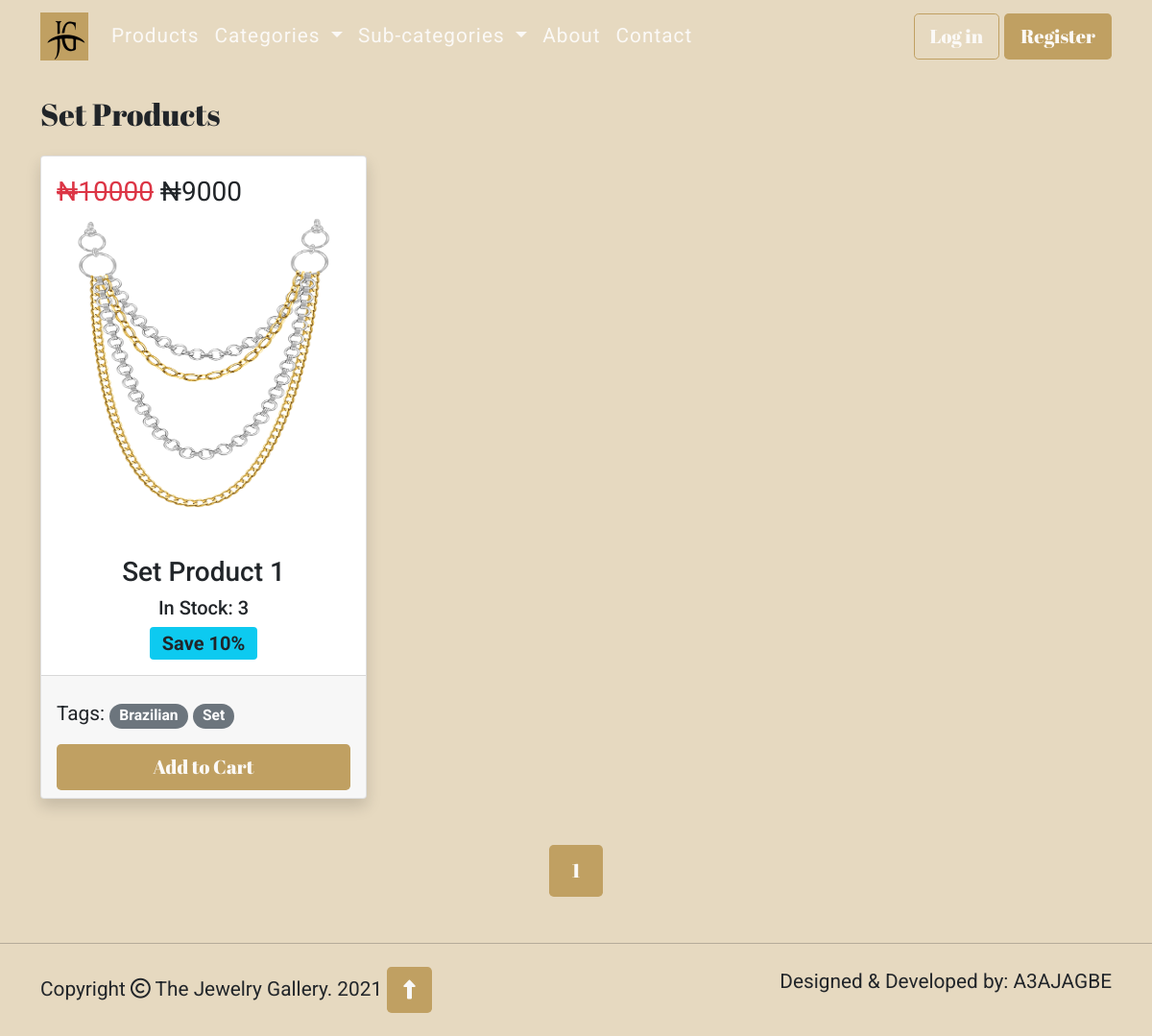
The page /sub-category/2 on the database as committed earlier.
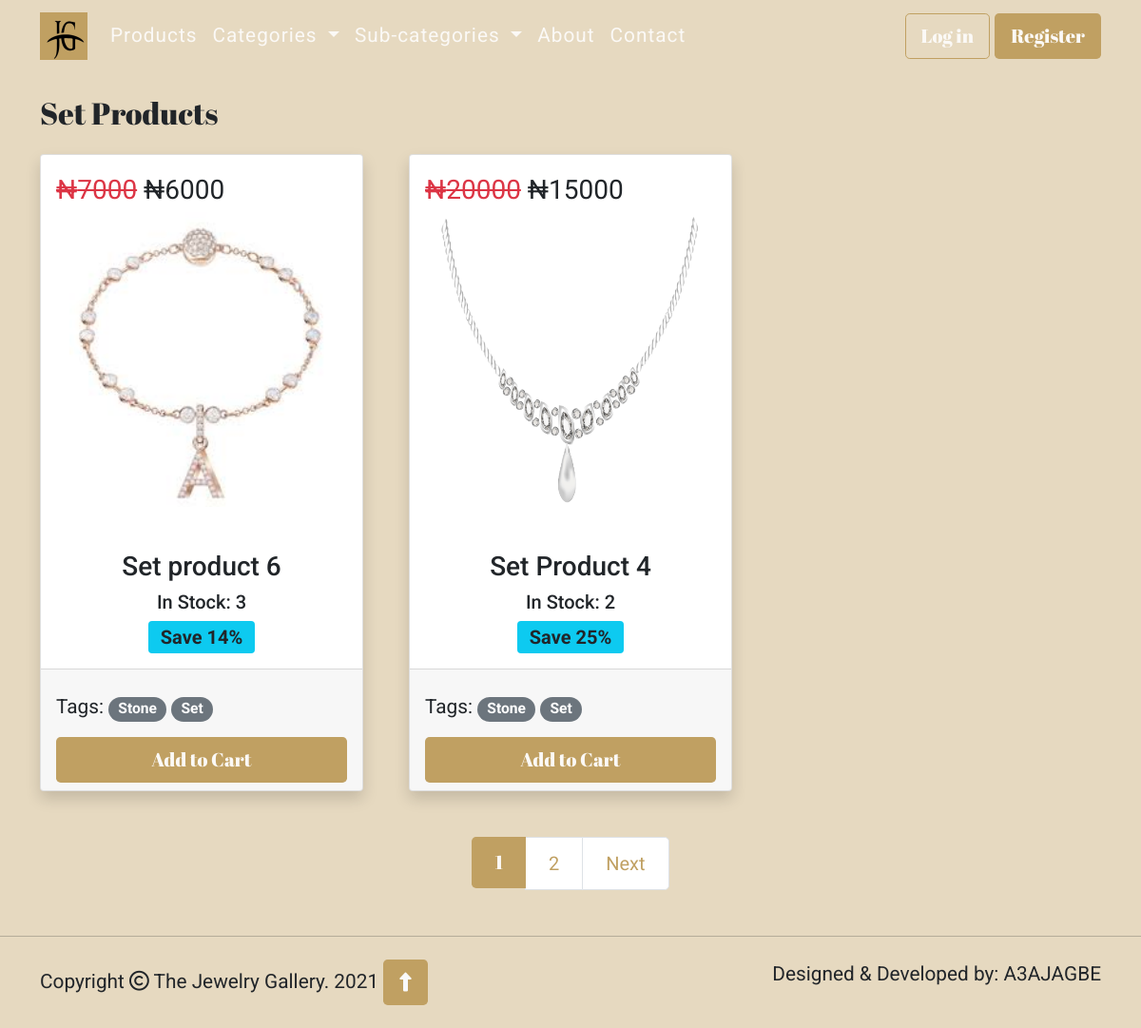
The same page on the database as committed later.
### store/models.py (models this page shows, shortened)
class Subcategories(db.Model):
    id = db.Column(db.Integer, primary_key=True)
    sub_category = db.Column(db.String(50), unique=True, nullable=False)
    products = db.relationship('Products', backref='subcategory', lazy=True)
    def __repr__(self):
        return self.sub_category

class Products(db.Model):
    id = db.Column(db.Integer, primary_key=True)
    name = db.Column(db.String(50), nullable=False)
    price = db.Column(db.Integer, nullable=False)
    discount = db.Column(db.Integer)
    stock = db.Column(db.Integer, nullable=False)
    image = db.Column(db.String(128), unique=True, nullable=False)
    category_id = db.Column(db.Integer, db.ForeignKey('categories.id'), nullable=False)
    sub_category_id = db.Column(db.Integer, db.ForeignKey('subcategories.id'), nullable=False)
    def get_percent_saved(self):
        amount_saved = self.price - self.discount
        return round(amount_saved / self.price * 100)

class Categories(db.Model):
    id = db.Column(db.Integer, primary_key=True)
    category = db.Column(db.String(50), unique=True, nullable=False)
    products = db.relationship('Products', backref='category', lazy=True)
    def __repr__(self):
        return self.category

### store/views.py (the view)
@app.route('/sub-category/<int:sub_cat_id>')
def get_subcategory(sub_cat_id):
    page = request.args.get('page', 1, type=int)
    sub_category = Subcategories.query.filter_by(id=sub_cat_id).first_or_404()
    all_products = Products.query.filter_by(sub_category_id=sub_category.id).order_by(Products.id.desc()).paginate(
        page=page,
        per_page=2)
    categories = Categories.query.join(Products, (Categories.id == Products.category_id)).all()
    sub_categories = Subcategories.query.join(Products, (Subcategories.id == Products.sub_category_id)).all()
    return render_template('subcategory.html', year=current_year, products=all_products, categories=categories,
                           sub_categories=sub_categories, sub_category=sub_category)

### store/templates/subcategory.html (shortened to what this page needs)
{% extends 'base.html' %}
{% block content %}
  <div class="container products mb-5">
      <h2 class="pb-3">{{ sub_category }} Products </h2>
      {% include "_products_div.html" %}
  </div>
    <div class="container mb-5">
        <div aria-label="Page navigation example ">
          <ul class="pagination pagination-lg justify-content-center">
              {% for page_num in products.iter_pages() %}
                {% if page_num %}
                    {% if products.page == page_num %}
                     <li class="page-item active" aria-current="page"> <span class="page-link">{{ page_num }}</span></li>
                    {% else %}
                    <li class="page-item"><a class="page-link" href="{{ url_for('get_subcategory', sub_cat_id=sub_category.id, page=page_num) }}">{{ page_num }}</a></li>
                    {% endif %}
                {% else %}
                ...
                {% endif %}
               {% endfor %}
              {% if products.has_next %}
                <li class="page-item"><a class="page-link" href="{{ url_for('get_subcategory', sub_cat_id=sub_category.id, page=products.next_num) }}">Next</a></li>
              {% endif %}
          </ul>
        </div>
    </div>
{% endblock %}

### store/templates/base.html (shortened to what this page needs)
<!doctype html>
<html lang="en">
  <head>
    {% block head %}
        <link href="https://cdn.jsdelivr.net/npm/bootstrap@5.0.0-beta3/dist/css/bootstrap.min.css" rel="stylesheet">
        <link rel="stylesheet" href="{{url_for('static', filename='style.css')}}">
    {% endblock %}
  </head>
<body>
    {% block navbar %}
      <nav class="navbar navbar-expand-lg navbar-dark fixed-top" id="navbar">
        <div class="container">
            <a class="navbar-brand" href="{{ url_for('index') }}">
                <img src="{{url_for('static', filename='images/jg.png')}}" alt="JG Logo" width="50" height="50">
            </a>
            <div class="collapse navbar-collapse" id="navbarSupportedContent">
                <ul class="navbar-nav me-auto mb-2 mb-lg-0">
                    <li class="nav-item">
                        <a class="nav-link" href="{{ url_for('product') }}">Products</a>
                    </li>
                    <li class="nav-item dropdown">
                        <a class="nav-link dropdown-toggle" href="#" id="navbarDropdown" role="button" data-bs-toggle="dropdown" aria-expanded="false">
                            Categories
                        </a>
                    </li>
                    <li class="nav-item dropdown">
                        <a class="nav-link dropdown-toggle" href="#" id="navbarDropdown2" role="button" data-bs-toggle="dropdown" aria-expanded="false">
                            Sub-categories
                        </a>
                    </li>
                    <li class="nav-item">
                        <a class="nav-link" href="{{ url_for('about') }}">About</a>
                    </li>
                    <li class="nav-item">
                        <a class="nav-link" href="{{ url_for('contact') }}">Contact</a>
                    </li>
                </ul>
               {% if current_user.is_authenticated%}
                    <div class="dropdown authenticated d-grid d-md-block ">
                      <button class="btn btn-lg dropdown-toggle" type="button" id="dropdownMenuButton1" data-bs-toggle="dropdown" aria-expanded="false">
                        {{current_user.first_name}}
                      </button>
                      <ul class="dropdown-menu dropdown-menu-lg-end" aria-labelledby="dropdownMenuButton1">
                        <li><a class="dropdown-item" href="{{ url_for('profile', name=current_user.first_name) }}">Profile</a></li>
                        <li><a class="dropdown-item" href="{{ url_for('change_password') }}">Change Password</a></li>
                        <li><a class="dropdown-item" href="#">Something else here</a></li>
                          <li><hr class="dropdown-divider"></li>
                         <li><a class="dropdown-item" href="{{ url_for('logout') }}">Logout</a></li>
                      </ul>
                    </div>
                {% else %}
                <div class="d-grid d-md-block gap-3">
                    <a class="btn theme-btn-outline btn-lg" href="{{ url_for('login') }}" role="button">Log in</a>
                    <a class="btn theme-btn btn-lg" href="{{ url_for('register') }}" role="button">Register</a>
                </div>
                {% endif %}
            </div>
        </div>
    </nav>
    {% endblock %}
    {% block content %}
    {% endblock %}
    {% block footer %}
    <hr>
    <footer>
        <div class="container pt-2 pb-2">
            <div class="row">
                <div class="col-lg-6">
                    <p>Copyright <i class="far fa-copyright"></i> The Jewelry Gallery. {{year}}
                        <a class="btn theme-btn btn-lg text-light" href="#navbar" role="button"><i class="fas fa-long-arrow-alt-up"></i></a>
                    </p>
                </div>
                <div class="col-lg-6">
                    <p class="footer-text">Designed & Developed by: A3AJAGBE</p>
                </div>
            </div>
        </div>
    </footer>
    {% endblock %}
</body>
</html>

### store/templates/_products_div.html
 <div class="row row-cols-1 row-cols-md-3 g-5">
    {% for product in products.items %}
      <div class="col">
            <div class="card h-100 shadow">
                <img src="static/products_images/{{product.image}}" class="card-img-top" alt="{{ product.name }} Image" height="400px">
                <div class="card-img-overlay price-overlay">
                    {% if product.discount %}
                    <p class="card-text fs-3">
                        <s class="text-danger">₦{{ product.price }}</s> ₦{{ product.discount }}</p>
                    {% else %}
                    <p class="card-text fs-3">₦{{ product.price }}</p>
                    {% endif %}
                </div>
                <div class="card-body text-center">
                    <h3 class="card-title">{{ product.name }}</h3>
                    {% if product.stock > 0 %}
                     <h5>In Stock: {{ product.stock }} </h5>
                    {% else %}
                        <div class="card-img-overlay stock-overlay">
                            <h2 class="text-danger">Out of Stock</h2>
                         </div>
                    {% endif %}
                    {% if product.discount %}
                        <span class="badge bg-info text-dark fs-5">Save {{ product.get_percent_saved() }}%</span>
                    {% endif %}
                </div>
                <div class="card-footer">
                    <p class="text-start pt-3">Tags:
                        <a href="{{ url_for('get_category', cat_id=product.category_id) }}"><span class="badge rounded-pill bg-secondary">{{ product.category }}</span></a>
                        <a href="{{ url_for('get_subcategory', sub_cat_id=product.sub_category_id) }}"><span class="badge rounded-pill bg-secondary">{{ product.subcategory }}</span></a>
                    </p>
                    <div class="d-grid">
                        <a class="btn theme-btn btn-lg" href="#" role="button">Add to Cart</a>
                    </div>
                </div>
            </div>
        </div>
     {% endfor %}
</div>

### store/static/style.css (style rules this page uses)
body { font-size: 1.3rem; font-family: 'Roboto', sans-serif; background: #E6D9C0; }
h1, h2 { font-family: 'Abril Fatface', cursive; }
.theme-btn { background: #C0A062; color: #FBF9F6; font-family: 'Abril Fatface', cursive; }
.theme-btn-outline { border-color: #C0A062; color: #FBF9F6; font-family: 'Abril Fatface', cursive; }
#navbar { position: absolute; background: #A28857; }
#navbar .navbar-nav .nav-link { letter-spacing: 1px; color: #FBF9F6; }
.home-products .card img, .products .card img { padding: 60px 30px 30px; }
.products { margin-top: 100px; }
.page-item.active .page-link, .page-link:hover { background: #C0A062; border: #C0A062; color: #FBF9F6; font-family: 'Abril Fatface', cursive; }
.page-link { color: #C0A062; }
@media only screen and (min-width: 992px) { #navbar { background: transparent; } }
@media only screen and (min-width: 992px) { .footer-text { float: right; } }

Rows that differ between the two databases and show on the page:
no longer on this page (row unchanged): Products: image (picture), price "10000", discount "9000", name "Set Product 1", stock "3", get_percent_saved "10", category "Brazilian", subcategory "Set"
added Products: image (picture), price "7000", discount "6000", name "Set product 6", stock "3", get_percent_saved "14", category "Stone", subcategory "Set"
added Products: image (picture), price "20000", discount "15000", name "Set Product 4", stock "2", get_percent_saved "25", category "Stone", subcategory "Set"
Other text that changed with them:
new list line: "2"
text now shown: "Next"
